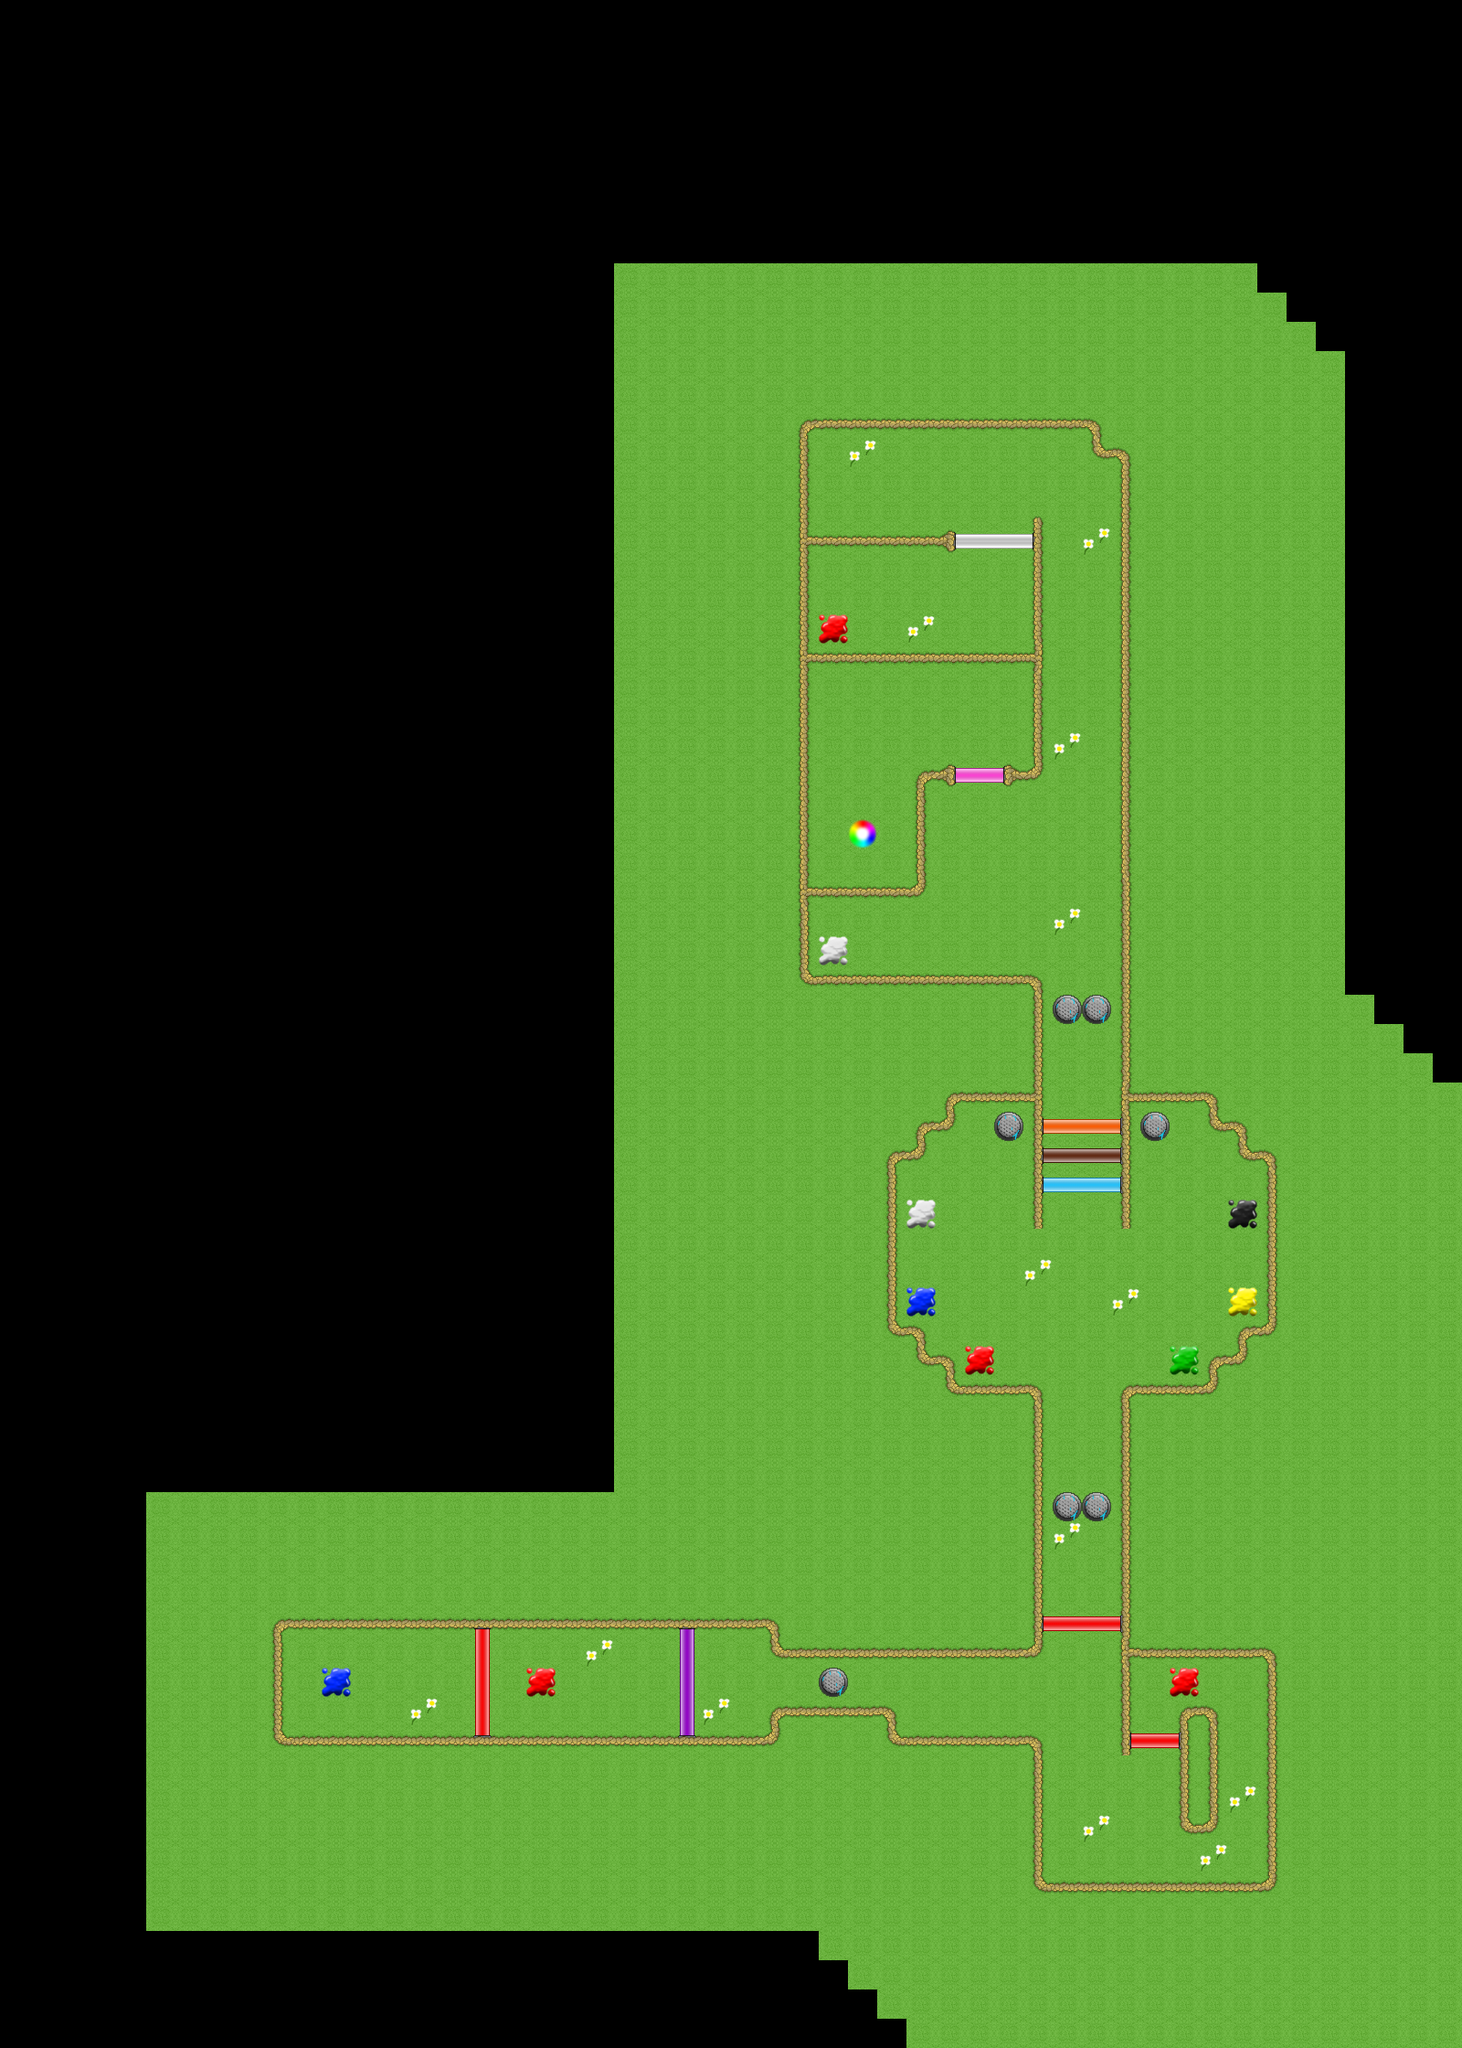

This is a level from a 2D game, rendered from its Tiled map with the project's own tilesets. A one-line summary and the map file follow, with tile-layer data summarised:
An orthogonal 50x70 tile map with 32x32 px tiles, 27 tile layers (groundtiles, brown, orange, cyan, ...), 2 tilesets and 81 objects.

<map version="1.0" tiledversion="1.1.2" orientation="orthogonal" renderorder="right-down" width="50" height="70" tilewidth="32" tileheight="32" infinite="0" nextobjectid="128">
 <tileset firstgid="1" name="mapobjects" tilewidth="32" tileheight="32" tilecount="60" columns="10">
  <image source="map_objects.png" trans="ffffff" width="320" height="192" />
 </tileset>
 <tileset firstgid="61" name="wallsandground" tilewidth="32" tileheight="32" tilecount="80" columns="8">
  <image source="map_scenery.png" trans="ffffff" width="256" height="320" />
 </tileset>
 <layer name="groundtiles" width="50" height="70">
  <data>[3500 cells, 1863 non-empty, 1 distinct tile ids]</data>
 </layer>
 <objectgroup name="walls_object">
  <object id="16" x="296.5" y="1767.5" width="555.5" height="15.5" />
  <object id="17" x="296.5" y="1784" width="12.5" height="122.5" />
  <object id="18" x="311" y="1898.5" width="539.5" height="11" />
  <object id="19" x="843.5" y="1873.25" width="8.5" height="36.25" />
  <object id="20" x="845" y="1869.25" width="134" height="9.25" />
  <object id="21" x="843.75" y="1782" width="9.25" height="22" />
  <object id="22" x="852" y="1799.5" width="289" height="11.5" />
  <object id="23" x="970.5" y="1878.5" width="8.5" height="31.5" />
  <object id="24" x="982" y="1897.5" width="157" height="15.5" />
  <object id="25" x="1130.67" y="1914" width="10.6667" height="155.333" />
  <object id="26" x="1142" y="2057.33" width="254.667" height="12" />
  <object id="27" x="1384" y="1800.67" width="12.6667" height="254.667" />
  <object id="28" x="1226.67" y="1797.33" width="158" height="17.3333" />
  <object id="33" x="1226.67" y="1517.33" width="10.6667" height="280" />
  <object id="34" x="1131.33" y="1517.33" width="10" height="284" />
  <object id="35" x="1238.67" y="1514" width="88.6667" height="12.6667" />
  <object id="36" x="1320.67" y="1486" width="14" height="28" />
  <object id="37" x="1334.67" y="1480.67" width="26" height="14" />
  <object id="38" x="1352.67" y="1452.67" width="12" height="28" />
  <object id="39" x="1364" y="1452" width="30.6667" height="10.6667" />
  <object id="40" x="1387.33" y="1259.33" width="10" height="190.667" />
  <object id="41" x="1353.33" y="1256" width="34" height="14.6667" />
  <object id="42" x="1352" y="1228" width="14" height="22.6667" />
  <object id="43" x="1324.67" y="1224.67" width="28.6667" height="14" />
  <object id="44" x="1321.33" y="1196.67" width="12" height="25.3333" />
  <object id="45" x="1235.33" y="1194" width="86" height="14" />
  <object id="47" x="1033.33" y="1510.67" width="104" height="16.6667" />
  <object id="48" x="1031.33" y="1483.33" width="14" height="27.3333" />
  <object id="49" x="1003.33" y="1478.67" width="28.6667" height="16" />
  <object id="50" x="997.333" y="1450.67" width="16.6667" height="27.3333" />
  <object id="51" x="970.667" y="1446.67" width="26.6667" height="15.3333" />
  <object id="52" x="969.333" y="1260" width="12" height="184.667" />
  <object id="53" x="980.667" y="1256" width="30.6667" height="12.6667" />
  </objectgroup>
 <objectgroup name="red_gate_object">
  <!-- 26 objects omitted --></objectgroup>
 <objectgroup name="purple_gate_object">
  <!-- 25 objects omitted --></objectgroup>
 <objectgroup name="reset_point_object">
  <!-- 24 objects omitted --></objectgroup>
 <objectgroup name="cyan_gate_obj">
  <!-- 19 objects omitted --></objectgroup>
 <objectgroup name="brown_gate_obj">
  <!-- 18 objects omitted --></objectgroup>
 <objectgroup name="orange_gate_obj">
  <!-- 17 objects omitted --></objectgroup>
 <group name="paint" locked="1">
  <layer name="brown" width="50" height="70">
   <data>[3500 cells, 0 non-empty, 0 distinct tile ids]</data>
  </layer>
  <layer name="orange" width="50" height="70">
   <data>[3500 cells, 0 non-empty, 0 distinct tile ids]</data>
  </layer>
  <layer name="cyan" width="50" height="70">
   <data>[3500 cells, 0 non-empty, 0 distinct tile ids]</data>
  </layer>
  <layer name="pink" width="50" height="70">
   <data>[3500 cells, 0 non-empty, 0 distinct tile ids]</data>
  </layer>
  <layer name="purple" width="50" height="70">
   <data>[3500 cells, 0 non-empty, 0 distinct tile ids]</data>
  </layer>
  <layer name="white" width="50" height="70">
   <data>[3500 cells, 2 non-empty, 1 distinct tile ids]</data>
  </layer>
  <layer name="black" width="50" height="70">
   <data>[3500 cells, 1 non-empty, 1 distinct tile ids]</data>
  </layer>
  <layer name="yellow" width="50" height="70">
   <data>[3500 cells, 1 non-empty, 1 distinct tile ids]</data>
  </layer>
  <layer name="blue" width="50" height="70">
   <data>[3500 cells, 2 non-empty, 1 distinct tile ids]</data>
  </layer>
  <layer name="green" width="50" height="70">
   <data>[3500 cells, 1 non-empty, 1 distinct tile ids]</data>
  </layer>
  <layer name="red" width="50" height="70">
   <data>[3500 cells, 4 non-empty, 1 distinct tile ids]</data>
  </layer>
 </group>
 <layer name="orange_gate" width="50" height="70">
  <data>[3500 cells, 4 non-empty, 2 distinct tile ids]</data>
 </layer>
 <layer name="brown_gate" width="50" height="70">
  <data>[3500 cells, 4 non-empty, 2 distinct tile ids]</data>
 </layer>
 <layer name="cyan_gate" width="50" height="70">
  <data>[3500 cells, 4 non-empty, 2 distinct tile ids]</data>
 </layer>
 <layer name="purple_gate" width="50" height="70">
  <data>[3500 cells, 5 non-empty, 2 distinct tile ids]</data>
 </layer>
 <layer name="white_gate" width="50" height="70">
  <data>[3500 cells, 4 non-empty, 2 distinct tile ids]</data>
 </layer>
 <objectgroup name="white_gate_obj">
  <!-- 16 objects omitted --></objectgroup>
 <layer name="blue_gate" width="50" height="70">
  <data>[3500 cells, 0 non-empty, 0 distinct tile ids]</data>
 </layer>
 <layer name="red_gate" width="50" height="70">
  <data>[3500 cells, 5 non-empty, 2 distinct tile ids]</data>
 </layer>
 <layer name="red_gate_second" width="50" height="70">
  <data>[3500 cells, 7 non-empty, 2 distinct tile ids]</data>
 </layer>
 <layer name="goal" width="50" height="70">
  <data>[3500 cells, 1 non-empty, 1 distinct tile ids]</data>
 </layer>
 <objectgroup name="goal_object">
  <!-- 15 objects omitted --></objectgroup>
 <layer name="star" width="50" height="70">
  <data>[3500 cells, 0 non-empty, 0 distinct tile ids]</data>
 </layer>
 <layer name="reset_point" width="50" height="70">
  <data>[3500 cells, 7 non-empty, 1 distinct tile ids]</data>
 </layer>
 <objectgroup name="blue_puddle_object">
  <!-- 14 objects omitted --></objectgroup>
 <objectgroup name="red_puddle_object">
  <!-- 12 objects omitted --></objectgroup>
 <objectgroup name="second_red_puddle_obj">
  <!-- 9 objects omitted --></objectgroup>
 <objectgroup name="second_red_gate_obj">
  <!-- 8 objects omitted --></objectgroup>
 <layer name="pink_gate" width="50" height="70">
  <data>[3500 cells, 3 non-empty, 2 distinct tile ids]</data>
 </layer>
 <objectgroup name="pink_gate_obj">
  <!-- 6 objects omitted --></objectgroup>
 <objectgroup name="white_puddle_obj">
  <!-- 5 objects omitted --></objectgroup>
 <objectgroup name="second_white_puddle_obj">
  <!-- 4 objects omitted --></objectgroup>
 <objectgroup name="green_puddle_obj">
  <!-- 3 objects omitted --></objectgroup>
 <objectgroup name="yellow_puddle_obj">
  <!-- 2 objects omitted --></objectgroup>
 <objectgroup name="black_puddle_obj">
  <!-- 1 objects omitted --></objectgroup>
 <layer name="onewaygate" width="50" height="70">
  <data>[3500 cells, 0 non-empty, 0 distinct tile ids]</data>
 </layer>
 <layer name="walls" width="50" height="70">
  <data>[3500 cells, 261 non-empty, 5 distinct tile ids]</data>
 </layer>
 <layer name="flowers" width="50" height="70">
  <data>[3500 cells, 14 non-empty, 1 distinct tile ids]</data>
 </layer>
</map>
<!-- 48 of 81 objects omitted -->